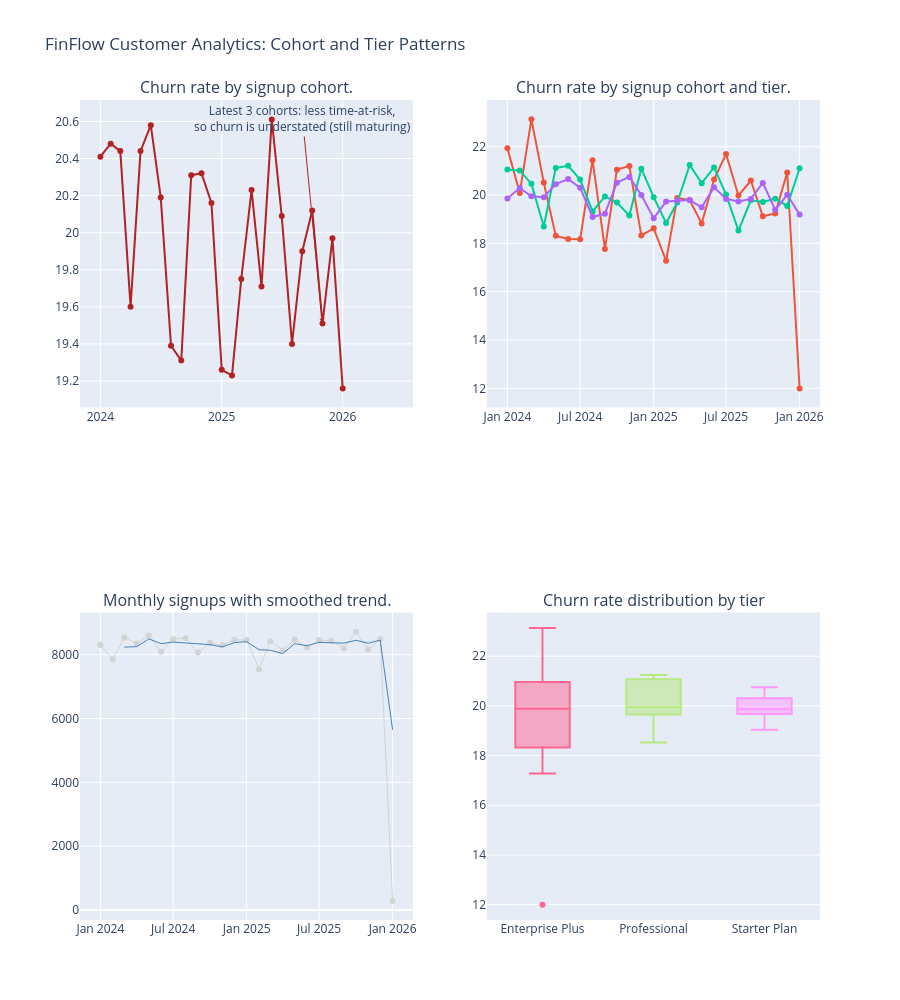

Source (notebook cell):
### Markdown cell above
# Create a deck full of charts

### Code cell
# Chart 1: Scatter
deck.add_trace(
    go.Scatter( x=cohort_churn["signup_cohort"], y=cohort_churn["churn_rate_pct"],
    mode="lines+markers", name="Overall churn",
    line=dict(color="firebrick"), marker=dict(color="firebrick"), showlegend=False
), row=1, col=1)

deck.add_annotation(
    x=cohort_churn["signup_cohort"].iloc[-3], y=cohort_churn["churn_rate_pct"].iloc[-3],
    ax=-20, ay=-205,
    text="Latest 3 cohorts: less time-at-risk,<br>so churn is understated (still maturing)",
    showarrow=True, arrowhead=2, arrowcolor="firebrick"
)

# Chart 2: Cohort-by-tier breakdown
for tier, grp in cohort_tier_long.groupby("marketing_name"):
    deck.add_trace(go.Scatter(
        x=grp["signup_cohort"], y=grp["churn_rate_pct"],
        mode="lines+markers", name=tier,
    ), row=1, col=2
)

# Chart 3: Monthly signup trend with smoothing.
deck.add_trace(
    go.Scatter( x=cohort_churn["signup_cohort"], y=cohort_churn["customer_count"],
    mode="lines+markers", name="tier",
    line=dict(color="lightgray", width=1)
), row=2, col=1)

deck.add_trace(go.Scatter(
    x=cohort_churn['signup_cohort'],
    y=cohort_churn['signup_smoothed'],
    mode='lines',
    name='3-month rolling avg',
    line=dict(color='steelblue', width=1)
), row=2, col=1)

# Chart 4
for tier, grp in cohort_tier_long.groupby("marketing_name"):
    deck.add_trace(go.Box(
        y=grp["churn_rate_pct"], name=tier,
        showlegend=False,
    ), row=2, col=2)

deck.update_layout(
    title_text='FinFlow Customer Analytics: Cohort and Tier Patterns',
    height=1000,
    showlegend=False
)

### Figure 1 — Plotly figure (JSON) as saved in the notebook; plotly's stock layout.template omitted (floating-point values rounded to 4 significant figures)
{"data": [{"line": {"color": "firebrick"}, "marker": {"color": "firebrick"}, "mode": "lines+markers", "name": "Overall churn", "showlegend": false, "type": "scatter", "x": ["2024-01", "2024-02", "2024-03", "2024-04", "2024-05", "2024-06", "2024-07", "2024-08", "2024-09", "2024-10", "2024-11", "2024-12", "2025-01", "2025-02", "2025-03", "2025-04", "2025-05", "2025-06", "2025-07", "2025-08", "2025-09", "2025-10", "2025-11", "2025-12", "2026-01"], "xaxis": "x", "y": [20.41, 20.48, 20.44, 19.6, 20.44, 20.58, 20.19, 19.39, 19.31, 20.31, 20.32, 20.16, 19.26, 19.23, 19.75, 20.23, 19.71, 20.61, 20.09, 19.4, 19.9, 20.12, 19.51, 19.97, 19.16], "yaxis": "y"}, {"mode": "lines+markers", "name": "Enterprise Plus", "type": "scatter", "x": ["2024-01", "2024-02", "2024-03", "2024-04", "2024-05", "2024-06", "2024-07", "2024-08", "2024-09", "2024-10", "2024-11", "2024-12", "2025-01", "2025-02", "2025-03", "2025-04", "2025-05", "2025-06", "2025-07", "2025-08", "2025-09", "2025-10", "2025-11", "2025-12", "2026-01"], "xaxis": "x2", "y": [21.93, 20.08, 23.14, 20.52, 18.31, 18.18, 18.17, 21.44, 17.77, 21.05, 21.2, 18.33, 18.62, 17.28, 19.88, 19.79, 18.82, 20.64, 21.7, 19.98, 20.6, 19.12, 19.24, 20.93, 12.0], "yaxis": "y2"}, {"mode": "lines+markers", "name": "Professional", "type": "scatter", "x": ["2024-01", "2024-02", "2024-03", "2024-04", "2024-05", "2024-06", "2024-07", "2024-08", "2024-09", "2024-10", "2024-11", "2024-12", "2025-01", "2025-02", "2025-03", "2025-04", "2025-05", "2025-06", "2025-07", "2025-08", "2025-09", "2025-10", "2025-11", "2025-12", "2026-01"], "xaxis": "x2", "y": [21.06, 21.01, 20.47, 18.7, 21.12, 21.21, 20.64, 19.32, 19.94, 19.69, 19.15, 21.09, 19.91, 18.84, 19.69, 21.24, 20.49, 21.14, 20.02, 18.53, 19.78, 19.71, 19.85, 19.55, 21.11], "yaxis": "y2"}, {"mode": "lines+markers", "name": "Starter Plan", "type": "scatter", "x": ["2024-01", "2024-02", "2024-03", "2024-04", "2024-05", "2024-06", "2024-07", "2024-08", "2024-09", "2024-10", "2024-11", "2024-12", "2025-01", "2025-02", "2025-03", "2025-04", "2025-05", "2025-06", "2025-07", "2025-08", "2025-09", "2025-10", "2025-11", "2025-12", "2026-01"], "xaxis": "x2", "y": [19.86, 20.29, 19.95, 19.91, 20.45, 20.66, 20.3, 19.09, 19.23, 20.51, 20.75, 20.0, 19.04, 19.73, 19.76, 19.79, 19.49, 20.32, 19.84, 19.73, 19.84, 20.5, 19.39, 20.01, 19.19], "yaxis": "y2"}, {"line": {"color": "lightgray", "width": 1}, "mode": "lines+markers", "name": "tier", "type": "scatter", "x": ["2024-01", "2024-02", "2024-03", "2024-04", "2024-05", "2024-06", "2024-07", "2024-08", "2024-09", "2024-10", "2024-11", "2024-12", "2025-01", "2025-02", "2025-03", "2025-04", "2025-05", "2025-06", "2025-07", "2025-08", "2025-09", "2025-10", "2025-11", "2025-12", "2026-01"], "xaxis": "x3", "y": [8303, 7870, 8542, 8349, 8601, 8092, 8494, 8516, 8069, 8364, 8301, 8472, 8458, 7539, 8424, 8143, 8476, 8231, 8459, 8434, 8198, 8724, 8161, 8493, 287], "yaxis": "y3"}, {"line": {"color": "steelblue", "width": 1}, "mode": "lines", "name": "3-month rolling avg", "type": "scatter", "x": ["2024-01", "2024-02", "2024-03", "2024-04", "2024-05", "2024-06", "2024-07", "2024-08", "2024-09", "2024-10", "2024-11", "2024-12", "2025-01", "2025-02", "2025-03", "2025-04", "2025-05", "2025-06", "2025-07", "2025-08", "2025-09", "2025-10", "2025-11", "2025-12", "2026-01"], "xaxis": "x3", "y": [NaN, NaN, 8238.0, 8254.0, 8497.0, 8347.0, 8396.0, 8367.0, 8360.0, 8316.0, 8245.0, 8379.0, 8410.0, 8156.0, 8140.0, 8035.0, 8348.0, 8283.0, 8389.0, 8375.0, 8364.0, 8452.0, 8361.0, 8459.0, 5647.0], "yaxis": "y3"}, {"name": "Enterprise Plus", "showlegend": false, "type": "box", "xaxis": "x4", "y": [21.93, 20.08, 23.14, 20.52, 18.31, 18.18, 18.17, 21.44, 17.77, 21.05, 21.2, 18.33, 18.62, 17.28, 19.88, 19.79, 18.82, 20.64, 21.7, 19.98, 20.6, 19.12, 19.24, 20.93, 12.0], "yaxis": "y4"}, {"name": "Professional", "showlegend": false, "type": "box", "xaxis": "x4", "y": [21.06, 21.01, 20.47, 18.7, 21.12, 21.21, 20.64, 19.32, 19.94, 19.69, 19.15, 21.09, 19.91, 18.84, 19.69, 21.24, 20.49, 21.14, 20.02, 18.53, 19.78, 19.71, 19.85, 19.55, 21.11], "yaxis": "y4"}, {"name": "Starter Plan", "showlegend": false, "type": "box", "xaxis": "x4", "y": [19.86, 20.29, 19.95, 19.91, 20.45, 20.66, 20.3, 19.09, 19.23, 20.51, 20.75, 20.0, 19.04, 19.73, 19.76, 19.79, 19.49, 20.32, 19.84, 19.73, 19.84, 20.5, 19.39, 20.01, 19.19], "yaxis": "y4"}], "layout": {"annotations": [{"font": {"size": 16}, "showarrow": false, "text": "Churn rate by signup cohort.", "x": 0.225, "xanchor": "center", "xref": "paper", "y": 1, "yanchor": "bottom", "yref": "paper"}, {"font": {"size": 16}, "showarrow": false, "text": "Churn rate by signup cohort and tier.", "x": 0.775, "xanchor": "center", "xref": "paper", "y": 1, "yanchor": "bottom", "yref": "paper"}, {"font": {"size": 16}, "showarrow": false, "text": "Monthly signups with smoothed trend.", "x": 0.225, "xanchor": "center", "xref": "paper", "y": 0.375, "yanchor": "bottom", "yref": "paper"}, {"font": {"size": 16}, "showarrow": false, "text": "Churn rate distribution by tier", "x": 0.775, "xanchor": "center", "xref": "paper", "y": 0.375, "yanchor": "bottom", "yref": "paper"}, {"arrowcolor": "firebrick", "arrowhead": 2, "ax": -20, "ay": -205, "showarrow": true, "text": "Latest 3 cohorts: less time-at-risk,<br>so churn is understated (still maturing)", "x": "2025-11", "y": 19.51}], "height": 1000, "showlegend": false, "title": {"text": "FinFlow Customer Analytics: Cohort and Tier Patterns"}, "xaxis": {"anchor": "y", "domain": [0, 0.45]}, "xaxis2": {"anchor": "y2", "domain": [0.55, 1]}, "xaxis3": {"anchor": "y3", "domain": [0, 0.45]}, "xaxis4": {"anchor": "y4", "domain": [0.55, 1]}, "yaxis": {"anchor": "x", "domain": [0.625, 1]}, "yaxis2": {"anchor": "x2", "domain": [0.625, 1]}, "yaxis3": {"anchor": "x3", "domain": [0, 0.375]}, "yaxis4": {"anchor": "x4", "domain": [0, 0.375]}}}
